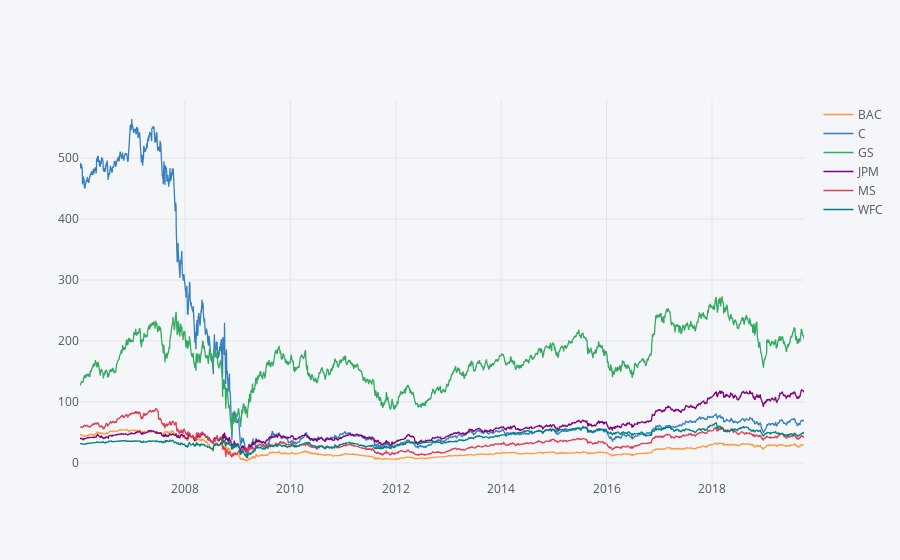

The cell this chart's notebook holds for it:
### Code cell
#Try using plotly
import cufflinks as cf
from plotly.offline import download_plotlyjs, init_notebook_mode, plot,iplot
init_notebook_mode(connected=True)
cf.go_offline()
bank_stocks.xs(key='Close',axis=1,level='Stock Info').iplot();

### Figure 1 — Plotly figure (JSON) as saved in the notebook; plotly's stock layout.template omitted (floating-point values rounded to 4 significant figures; data arrays with more than 128 entries replaced by an {"elided": "..."} marker saying what was removed)
{"data": [{"line": {"color": "rgba(255, 153, 51, 1.0)", "dash": "solid", "shape": "linear", "width": 1.3}, "mode": "lines", "name": "BAC", "text": "", "type": "scatter", "uid": "4c2c69d3-a1a6-4f90-8b48-1af6784c8169", "x": {"elided": "3460 str values"}, "y": {"elided": "3460 float values"}}, {"line": {"color": "rgba(55, 128, 191, 1.0)", "dash": "solid", "shape": "linear", "width": 1.3}, "mode": "lines", "name": "C", "text": "", "type": "scatter", "uid": "472cd32b-552a-4cd2-9636-9c8bb34c7482", "x": {"elided": "3460 str values"}, "y": {"elided": "3460 float values"}}, {"line": {"color": "rgba(50, 171, 96, 1.0)", "dash": "solid", "shape": "linear", "width": 1.3}, "mode": "lines", "name": "GS", "text": "", "type": "scatter", "uid": "bb55faa9-59d3-43c7-bb27-fd2be4b52cfa", "x": {"elided": "3460 str values"}, "y": {"elided": "3460 float values"}}, {"line": {"color": "rgba(128, 0, 128, 1.0)", "dash": "solid", "shape": "linear", "width": 1.3}, "mode": "lines", "name": "JPM", "text": "", "type": "scatter", "uid": "61201e35-6045-48a7-8e91-9d377db32965", "x": {"elided": "3460 str values"}, "y": {"elided": "3460 float values"}}, {"line": {"color": "rgba(219, 64, 82, 1.0)", "dash": "solid", "shape": "linear", "width": 1.3}, "mode": "lines", "name": "MS", "text": "", "type": "scatter", "uid": "8fb11bbc-41d9-4503-b5e6-bf8855713e5e", "x": {"elided": "3460 str values"}, "y": {"elided": "3460 float values"}}, {"line": {"color": "rgba(0, 128, 128, 1.0)", "dash": "solid", "shape": "linear", "width": 1.3}, "mode": "lines", "name": "WFC", "text": "", "type": "scatter", "uid": "346d0a62-7caa-4ff2-865b-8d03da35af4e", "x": {"elided": "3460 str values"}, "y": {"elided": "3460 float values"}}], "layout": {"legend": {"bgcolor": "#F5F6F9", "font": {"color": "#4D5663"}}, "paper_bgcolor": "#F5F6F9", "plot_bgcolor": "#F5F6F9", "title": {"font": {"color": "#4D5663"}}, "xaxis": {"gridcolor": "#E1E5ED", "showgrid": true, "tickfont": {"color": "#4D5663"}, "title": {"font": {"color": "#4D5663"}, "text": ""}, "zerolinecolor": "#E1E5ED"}, "yaxis": {"gridcolor": "#E1E5ED", "showgrid": true, "tickfont": {"color": "#4D5663"}, "title": {"font": {"color": "#4D5663"}, "text": ""}, "zerolinecolor": "#E1E5ED"}}}
